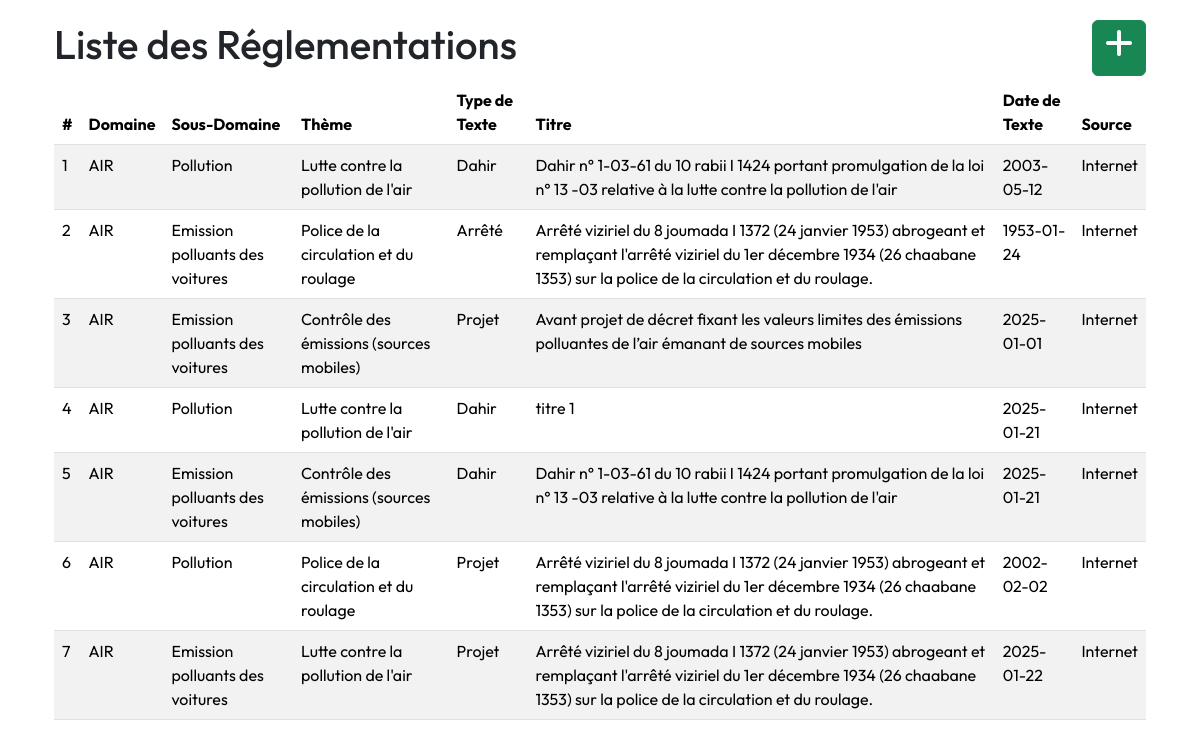
Page /liste-reglementations on the earlier database version.
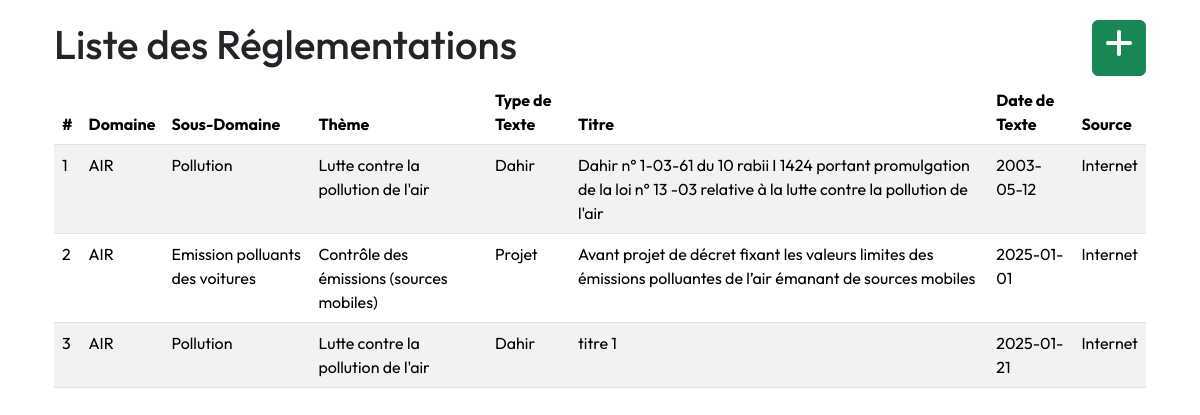
Same page on the later database version.
### app/models.py (models this page shows)
class Reglementation(db.Model):
    __tablename__ = 'reglementation'
    id = db.Column(db.Integer, primary_key=True)
    titre = db.Column(db.String(200), nullable=False, unique=True)
    type_texte = db.Column(db.String(100), nullable=False)
    date_publication = db.Column(db.Date, nullable=False)
    date_derniere_mise_a_jour = db.Column(db.Date, nullable=True)
    source = db.Column(db.String(200), nullable=False)
    db.relationship('ReglementationSecteur', backref='reglementation', lazy=True)
    theme_id = db.Column(db.Integer, db.ForeignKey('theme.id'), nullable=False)
    sous_domaine_id = db.Column(db.Integer, db.ForeignKey('sous_domaine.id'), nullable=False)
    versions = db.relationship('VersionReglementation', backref='reglementation', lazy=True)
    articles = db.relationship('Article', backref='reglementation', lazy=True)

class Domaine(db.Model):
    __tablename__ = 'domaine'
    id = db.Column(db.Integer, primary_key=True)
    nom = db.Column(db.String(100), nullable=False, unique=True)
    description = db.Column(db.Text, nullable=True)
    sous_domaines = db.relationship('SousDomaine', backref='domaine', lazy=True)

class SousDomaine(db.Model):
    __tablename__ = 'sous_domaine'
    id = db.Column(db.Integer, primary_key=True)
    nom = db.Column(db.String(100), nullable=False, unique=True)
    description = db.Column(db.Text, nullable=True)
    domaine_id = db.Column(db.Integer, db.ForeignKey('domaine.id'), nullable=False)
    reglementations = db.relationship('Reglementation', backref='sous_domaine', lazy=True)

class Theme(db.Model):
    __tablename__ = 'theme'
    id = db.Column(db.Integer, primary_key=True)
    nom = db.Column(db.String(100), nullable=False, unique=True)
    description = db.Column(db.Text, nullable=True)
    reglementations = db.relationship('Reglementation', backref='theme', lazy=True)

### app/routes/reglement.py (the view)
@bp.route('/liste-reglementations', methods=['GET'])
def liste_reglementations():
    try:
        reglementations = Reglementation.query.all()
        if not reglementations:
            flash("Aucune réglementation n'est disponible.", "warning")
            return render_template('reglementations/liste_reglementations.html', reglementations=[])
        return render_template('reglementations/liste_reglementations.html', reglementations=reglementations)
    except Exception as e:
        flash(f"Erreur lors de la récupération des réglementations : {str(e)}", "danger")
        return redirect(url_for('main.index'))  # Rediriger en cas d'erreur

### app/templates/reglementations/liste_reglementations.html
{% extends "layout.html" %}
{% block content %}
<div class="container mt-1">
    <div class="d-flex justify-content-between">
        <h1>Liste des Réglementations</h1>
        <a class="btn btn-success" href="{{ url_for('reglement.ajouter_reglementation') }}">
            <span class="fas fa-plus fa-2x"></span></a>
    </div>
    {% if reglementations %}
        <table class="table table-striped table-hover mt-1">
            <thead>
                <tr>
                    <th>#</th>
                    <th>Domaine</th>
                    <th>Sous-Domaine</th>
                    <th>Thème</th>
                    <th>Type de Texte</th>
                    <th>Titre</th>
                    <th>Date de Texte</th>
                    <th>Source</th>
                </tr>
            </thead>
            <tbody>
                {% for reglementation in reglementations %}
                <tr onclick="window.location.href='{{ url_for('reglement.detail_reglementation', id=reglementation.id) }}'"
                style="cursor: pointer;">
                        <td>{{ loop.index }}</td>
                        <td>{{ reglementation.sous_domaine.domaine.nom }}</td>
                        <td>{{ reglementation.sous_domaine.nom if reglementation.sous_domaine else 'N/A' }}</td>
                        <td>{{ reglementation.theme.nom if reglementation.theme else 'N/A' }}</td>
                        <td>{{ reglementation.type_texte }}</td>
                        <td>{{ reglementation.titre }}</td>
                        <td>{{ reglementation.date_publication }}</td>
                        <td>{{ reglementation.source }}</td>
                    </tr>
                {% endfor %}
            </tbody>
        </table>
    {% else %}
        <p>Aucune réglementation n'a été trouvée.</p>
    {% endif %}
</div>
{% endblock %}

### app/templates/layout.html (shortened to what this page needs)
<!DOCTYPE html>
<html lang="en">
<head>
  <link href="https://cdn.jsdelivr.net/npm/bootstrap@5.3.3/dist/css/bootstrap.min.css" rel="stylesheet"
 />
  <link rel="stylesheet" href="https://cdnjs.cloudflare.com/ajax/libs/font-awesome/6.0.0-beta3/css/all.min.css">
  <link rel="stylesheet" href="{{ url_for('static', filename='main.css') }}" />
  <link rel="stylesheet" href="https://cdnjs.cloudflare.com/ajax/libs/font-awesome/6.0.0-beta3/css/all.min.css">
</head>
<body>
  <div class="container mt-3">{% include 'main/flash_msg.html' %} {% block content %}{% endblock %}</div>
  <link href="https://cdnjs.cloudflare.com/ajax/libs/select2/4.0.13/css/select2.min.css" rel="stylesheet" />
</body>
</html>

### app/static/main.css (style rules this page uses)
:root { --nomai : #5d91a5; --vert : #797d73; --roze: #fc83cd33; --blue: #0b76b488; }
body { font-family: 'Outfit', sans-serif; }
.btn { min-width: auto; }

Differences in the rows shown:
removed Reglementation: sous_domaine.domaine.nom "AIR", sous_domaine "Emission polluants des voitures", theme "Police de la circulation et du roulage", type_texte "Arrêté", titre "Arrêté viziriel du 8 joumada I 1372 (24 janvier 1953) abrogeant et remplaçant l'arrêté viziriel du 1er décembre 1934 (26 chaabane 1353) sur la police de la circulation et du roulage.", date_publication "1953-01-24", source "Internet"
removed Reglementation: sous_domaine.domaine.nom "AIR", sous_domaine "Emission polluants des voitures", theme "Contrôle des émissions (sources mobiles)", type_texte "Dahir", titre "Dahir n° 1-03-61 du 10 rabii I 1424 portant promulgation de la loi n° 13 -03 relative à la lutte contre la pollution de l'air", date_publication "2025-01-21", source "Internet"
removed Reglementation: sous_domaine.domaine.nom "AIR", sous_domaine "Pollution", theme "Police de la circulation et du roulage", type_texte "Projet", titre "Arrêté viziriel du 8 joumada I 1372 (24 janvier 1953) abrogeant et remplaçant l'arrêté viziriel du 1er décembre 1934 (26 chaabane 1353) sur la police de la circulation et du roulage.", date_publication "2002-02-02", source "Internet"
removed Reglementation: sous_domaine.domaine.nom "AIR", sous_domaine "Emission polluants des voitures", theme "Lutte contre la pollution de l'air", type_texte "Projet", titre "Arrêté viziriel du 8 joumada I 1372 (24 janvier 1953) abrogeant et remplaçant l'arrêté viziriel du 1er décembre 1934 (26 chaabane 1353) sur la police de la circulation et du roulage.", date_publication "2025-01-22", source "Internet"
